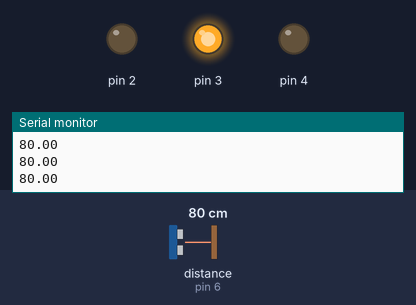
A sketch run on a simulated Arduino Uno, built with avr-gcc and run on an emulated ATmega328P. Shown: output pins drawn as LEDs (lit = HIGH), the last lines printed to the serial monitor. The inputs (shaded band) are chosen by the test bench; at power-on: distance to the obstacle (sensor on pin 6) 80 cm. The echo pulse lasts 58.3 µs per cm.

Above: at 1.2 s.
1.3 s: distance to the obstacle (sensor on pin 6) set to 42 cm
3.5 s: distance to the obstacle (sensor on pin 6) set to 34 cm
At 5.3 s:
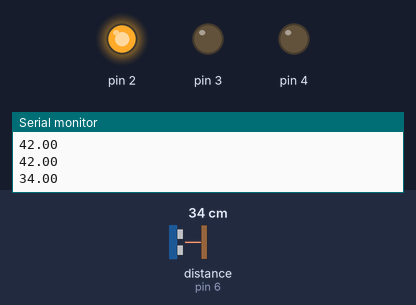
At 6.0 s:
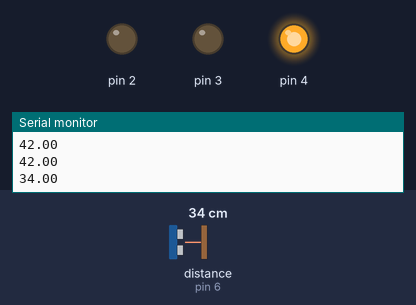
Timing chart, 0 to 12.0 s (numbered marks = the images above; inputs shaded):
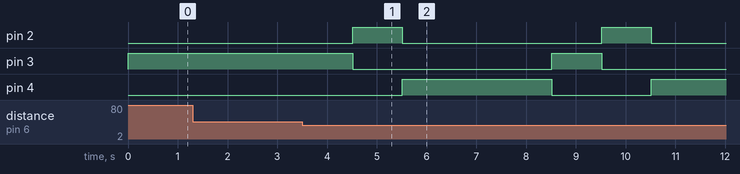

Measured:
- the behaviour switches between 40 and 39 cm on distance to the obstacle (sensor on pin 6) (found by bisection; images 0 and 1)
- after the input at 3.5 s, pin 2: alternates HIGH for 1.0 s and LOW for 4.0 s, starting after 1.0 s; pin 3: HIGH → LOW after 1.0 s, → HIGH 4.0 s later, → LOW 1.0 s later; pin 4: LOW → HIGH after 2.0 s, → LOW 3.0 s later, → HIGH 2.0 s later

The sketch:

28-05.ino
```cpp
#include <Ultrasonic.h>

int portaTrig = 7;
int portaEcho = 6;
float distancia;

int porta[3];

Ultrasonic ultrasonic(portaTrig,portaEcho);

void setup() {
  Serial.begin(9600);

  porta[1] = 3; // VERMELHO
  porta[2] = 4; // AMARELO
  porta[0] = 2; // VERDE

  for (int k=0; k<3; k++) {
    pinMode(porta[k], OUTPUT);
  }

}

void loop() {
  distancia = ultrasonic.read(CM);
  Serial.println(distancia);

// VERMELHO LIGADO
  digitalWrite(porta[1], HIGH);
  digitalWrite(porta[2], LOW);
  digitalWrite(porta[0], LOW);
// -------------

// CHECA DISTANCIA EM CM
  if(distancia < 40)
  {
// VERDE LIGADO
    delay(1000);
    digitalWrite(porta[1], LOW);
    digitalWrite(porta[2], LOW);
    digitalWrite(porta[0], HIGH);


// CHECA SE VERDE LIGADO
    if (digitalRead(porta[0]) == HIGH)
    {
// AMARELO LIGA e VERDE desliga
      delay(1000);
      digitalWrite(porta[2], HIGH);
      digitalWrite(porta[0], LOW);
      delay(3000);
    }


  }

}
```
